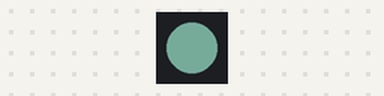
Bench run of a sketch on a simulated Arduino Uno, built with avr-gcc and run on an emulated ATmega328P. On the bench: 1 RGB LEDs in strip order, left to right. Dim RGB values are drawn brighter than linear; random numbers use the default seed unless the sketch sets one.

Above: at 0.1 s.
At 10.1 s:
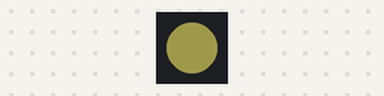
At 19.6 s:
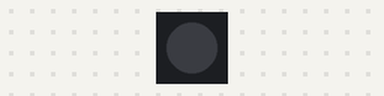
At 39.1 s:
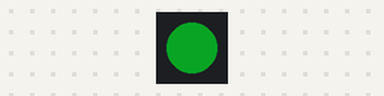
Timing chart, 0 to 40.0 s (numbered marks = the images above):
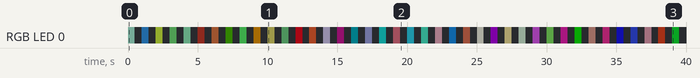

Measured:
- by itself, RGB LED 0: off → RGB(33, 48, 43) at 0.00 s, → off 0.50 s later, → RGB(8, 25, 39) 0.50 s later, → off 0.50 s later, … (80 changes in this stretch)

The sketch:

blink.ino
```cpp
// (licence header left out)
#include <Arduino.h>
#include <Adafruit_NeoPixel.h>

#define NEOPIXEL_PIN 16
#define NUMPIXELS    1

Adafruit_NeoPixel strip(NUMPIXELS, NEOPIXEL_PIN, NEO_GRB + NEO_KHZ800);

void setup() {
  strip.begin();
  strip.setBrightness(50);
}

void loop() {
  // Generate random RGB values (0–255)
  uint8_t r = random(0, 256);
  uint8_t g = random(0, 256);
  uint8_t b = random(0, 256);

  uint32_t randomColor = strip.Color(r,g,b);
  uint32_t offColor = strip.Color(0, 0, 0);

  strip.setPixelColor(0, randomColor);  // Random Color
  strip.show();
  delay(500);
  strip.setPixelColor(0, offColor);  // Off
  strip.show();
  delay(500);
}
```
